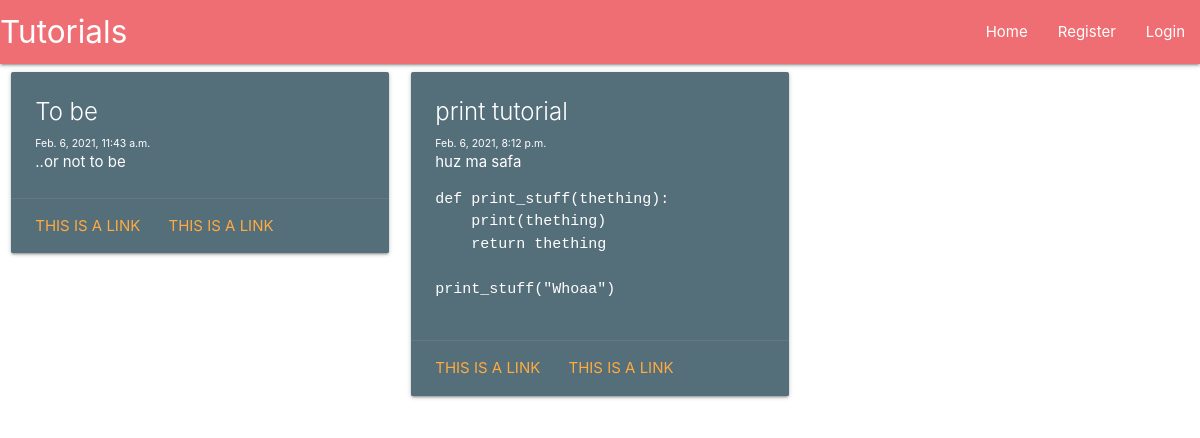
The page / on the database its author committed.
### main/models.py (models this page shows, shortened)
class Tutorial(models.Model):
    tutorial_title = models.CharField(max_length=200)
    tutorial_content = models.TextField()
    tutorial_published = models.DateTimeField("date published", default=datetime.now())

### main/views.py (the view)
# urls.py: path("", views.homepage, name="homepage")
def homepage(request):
    return render(request=request,
                  template_name="main/home.html",
                  context={"tutorials": Tutorial.objects.all})

### main/templates/main/home.html
{% extends "main/header.html" %}
{% block content %}
<div class="row">
  {% for tut in tutorials %}
    <div class="col s12 m6 l4">
      <div class="card blue-grey darken-1">
        <div class="card-content white-text">
          <span class="card-title">{{tut.tutorial_title}}</span>
          <p style="font-size:70%">{{tut.tutorial_published}}</p>
            <p>{{tut.tutorial_content|safe}}</p>
        </div>
        <div class="card-action">
          <a href="#">This is a link</a>
          <a href="#">This is a link</a>
        </div>
      </div>
    </div>
{% endfor %}
</div>
{% endblock %}

### main/templates/main/header.html (shortened to what this page needs)
<head>
    {% load static %}
    <link href="{% static 'tiny/css/prism' %}" rel="stylesheet">
    <link rel="stylesheet" href="https://cdnjs.cloudflare.com/ajax/libs/materialize/1.0.0/css/materialize.min.css">
</head>
<body>
  <nav>
    <div class="nav-wrapper">
      <a href="#" class="brand-logo">Tutorials</a>
      <ul id="nav-mobile" class="right hide-on-med-and-down">
        <li><a href="/">Home</a></li>
        <li><a href="/register">Register</a></li>
        <li><a href="/login">Login</a></li>
      </ul>
    </div>
  </nav>
 {% block content %}
{% endblock %}
</body>

### rows shown on the page
Tutorial: tutorial_title "To be", tutorial_published "Feb. 6, 2021, 11:43 a.m.", tutorial_content "..or not to be"
Tutorial: tutorial_title "print tutorial", tutorial_published "Feb. 6, 2021, 8:12 p.m.", tutorial_content "huz ma safa def print_stuff(thething): print(thething) return thething print_stuff(\"Whoaa\")"
